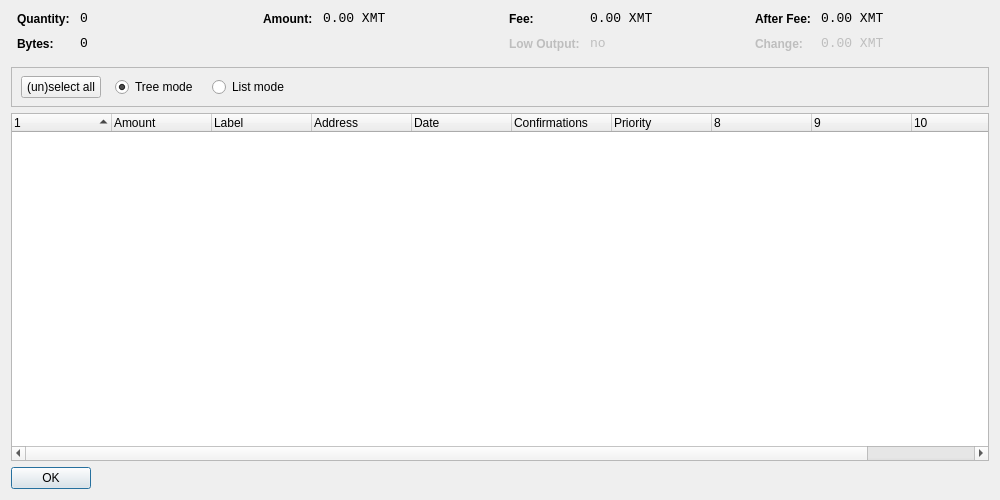
<?xml version="1.0" encoding="UTF-8"?>
<ui version="4.0">
 <class>CoinControlDialog</class>
 <widget class="QDialog" name="CoinControlDialog">
  <property name="geometry">
   <rect>
    <x>0</x>
    <y>0</y>
    <width>1000</width>
    <height>500</height>
   </rect>
  </property>
  <property name="windowTitle">
   <string>Coin Control</string>
  </property>
  <layout class="QVBoxLayout" name="verticalLayout">
   <item>
    <layout class="QHBoxLayout" name="horizontalLayoutTop" stretch="0,0,0,0">
     <property name="topMargin">
      <number>0</number>
     </property>
     <property name="bottomMargin">
      <number>10</number>
     </property>
     <item>
      <layout class="QFormLayout" name="formLayoutCoinControl1">
       <property name="horizontalSpacing">
        <number>10</number>
       </property>
       <property name="verticalSpacing">
        <number>10</number>
       </property>
       <property name="leftMargin">
        <number>6</number>
       </property>
       <property name="rightMargin">
        <number>6</number>
       </property>
       <item row="0" column="0">
        <widget class="QLabel" name="labelCoinControlQuantityText">
         <property name="styleSheet">
          <string notr="true">font-weight:bold;</string>
         </property>
         <property name="text">
          <string>Quantity:</string>
         </property>
        </widget>
       </item>
       <item row="0" column="1">
        <widget class="QLabel" name="labelCoinControlQuantity">
         <property name="font">
          <font>
           <family>Monospace</family>
           <pointsize>10</pointsize>
          </font>
         </property>
         <property name="cursor">
          <cursorShape>IBeamCursor</cursorShape>
         </property>
         <property name="contextMenuPolicy">
          <enum>Qt::ActionsContextMenu</enum>
         </property>
         <property name="text">
          <string notr="true">0</string>
         </property>
         <property name="textInteractionFlags">
          <set>Qt::LinksAccessibleByMouse|Qt::TextSelectableByKeyboard|Qt::TextSelectableByMouse</set>
         </property>
        </widget>
       </item>
       <item row="1" column="0">
        <widget class="QLabel" name="labelCoinControlBytesText">
         <property name="styleSheet">
          <string notr="true">font-weight:bold;</string>
         </property>
         <property name="text">
          <string>Bytes:</string>
         </property>
        </widget>
       </item>
       <item row="1" column="1">
        <widget class="QLabel" name="labelCoinControlBytes">
         <property name="font">
          <font>
           <family>Monospace</family>
           <pointsize>10</pointsize>
          </font>
         </property>
         <property name="cursor">
          <cursorShape>IBeamCursor</cursorShape>
         </property>
         <property name="contextMenuPolicy">
          <enum>Qt::ActionsContextMenu</enum>
         </property>
         <property name="text">
          <string notr="true">0</string>
         </property>
         <property name="textInteractionFlags">
          <set>Qt::LinksAccessibleByMouse|Qt::TextSelectableByKeyboard|Qt::TextSelectableByMouse</set>
         </property>
        </widget>
       </item>
      </layout>
     </item>
     <item>
      <layout class="QFormLayout" name="formLayoutCoinControl2">
       <property name="horizontalSpacing">
        <number>10</number>
       </property>
       <property name="verticalSpacing">
        <number>10</number>
       </property>
       <property name="leftMargin">
        <number>6</number>
       </property>
       <property name="rightMargin">
        <number>6</number>
       </property>
       <item row="0" column="0">
        <widget class="QLabel" name="labelCoinControlAmountText">
         <property name="styleSheet">
          <string notr="true">font-weight:bold;</string>
         </property>
         <property name="text">
          <string>Amount:</string>
         </property>
        </widget>
       </item>
       <item row="0" column="1">
        <widget class="QLabel" name="labelCoinControlAmount">
         <property name="font">
          <font>
           <family>Monospace</family>
           <pointsize>10</pointsize>
          </font>
         </property>
         <property name="cursor">
          <cursorShape>IBeamCursor</cursorShape>
         </property>
         <property name="contextMenuPolicy">
          <enum>Qt::ActionsContextMenu</enum>
         </property>
         <property name="text">
          <string notr="true">0.00 XMT</string>
         </property>
         <property name="textInteractionFlags">
          <set>Qt::LinksAccessibleByMouse|Qt::TextSelectableByKeyboard|Qt::TextSelectableByMouse</set>
         </property>
        </widget>
       </item>
      </layout>
     </item>
     <item>
      <layout class="QFormLayout" name="formLayoutCoinControl3">
       <property name="horizontalSpacing">
        <number>10</number>
       </property>
       <property name="verticalSpacing">
        <number>10</number>
       </property>
       <property name="leftMargin">
        <number>6</number>
       </property>
       <property name="rightMargin">
        <number>6</number>
       </property>
       <item row="0" column="0">
        <widget class="QLabel" name="labelCoinControlFeeText">
         <property name="styleSheet">
          <string notr="true">font-weight:bold;</string>
         </property>
         <property name="text">
          <string>Fee:</string>
         </property>
        </widget>
       </item>
       <item row="0" column="1">
        <widget class="QLabel" name="labelCoinControlFee">
         <property name="font">
          <font>
           <family>Monospace</family>
           <pointsize>10</pointsize>
          </font>
         </property>
         <property name="cursor">
          <cursorShape>IBeamCursor</cursorShape>
         </property>
         <property name="contextMenuPolicy">
          <enum>Qt::ActionsContextMenu</enum>
         </property>
         <property name="text">
          <string notr="true">0.00 XMT</string>
         </property>
         <property name="textInteractionFlags">
          <set>Qt::LinksAccessibleByMouse|Qt::TextSelectableByKeyboard|Qt::TextSelectableByMouse</set>
         </property>
        </widget>
       </item>
       <item row="1" column="0">
        <widget class="QLabel" name="labelCoinControlLowOutputText">
         <property name="enabled">
          <bool>false</bool>
         </property>
         <property name="styleSheet">
          <string notr="true">font-weight:bold;</string>
         </property>
         <property name="text">
          <string>Low Output:</string>
         </property>
        </widget>
       </item>
       <item row="1" column="1">
        <widget class="QLabel" name="labelCoinControlLowOutput">
         <property name="enabled">
          <bool>false</bool>
         </property>
         <property name="font">
          <font>
           <family>Monospace</family>
           <pointsize>10</pointsize>
          </font>
         </property>
         <property name="cursor">
          <cursorShape>IBeamCursor</cursorShape>
         </property>
         <property name="contextMenuPolicy">
          <enum>Qt::ActionsContextMenu</enum>
         </property>
         <property name="text">
          <string notr="true">no</string>
         </property>
         <property name="textInteractionFlags">
          <set>Qt::LinksAccessibleByMouse|Qt::TextSelectableByKeyboard|Qt::TextSelectableByMouse</set>
         </property>
        </widget>
       </item>
      </layout>
     </item>
     <item>
      <layout class="QFormLayout" name="formLayoutCoinControl4">
       <property name="horizontalSpacing">
        <number>10</number>
       </property>
       <property name="verticalSpacing">
        <number>10</number>
       </property>
       <property name="leftMargin">
        <number>6</number>
       </property>
       <property name="rightMargin">
        <number>6</number>
       </property>
       <item row="0" column="0">
        <widget class="QLabel" name="labelCoinControlAfterFeeText">
         <property name="styleSheet">
          <string notr="true">font-weight:bold;</string>
         </property>
         <property name="text">
          <string>After Fee:</string>
         </property>
        </widget>
       </item>
       <item row="0" column="1">
        <widget class="QLabel" name="labelCoinControlAfterFee">
         <property name="font">
          <font>
           <family>Monospace</family>
           <pointsize>10</pointsize>
          </font>
         </property>
         <property name="cursor">
          <cursorShape>IBeamCursor</cursorShape>
         </property>
         <property name="contextMenuPolicy">
          <enum>Qt::ActionsContextMenu</enum>
         </property>
         <property name="text">
          <string notr="true">0.00 XMT</string>
         </property>
         <property name="textInteractionFlags">
          <set>Qt::LinksAccessibleByMouse|Qt::TextSelectableByKeyboard|Qt::TextSelectableByMouse</set>
         </property>
        </widget>
       </item>
       <item row="1" column="0">
        <widget class="QLabel" name="labelCoinControlChangeText">
         <property name="enabled">
          <bool>false</bool>
         </property>
         <property name="styleSheet">
          <string notr="true">font-weight:bold;</string>
         </property>
         <property name="text">
          <string>Change:</string>
         </property>
        </widget>
       </item>
       <item row="1" column="1">
        <widget class="QLabel" name="labelCoinControlChange">
         <property name="enabled">
          <bool>false</bool>
         </property>
         <property name="font">
          <font>
           <family>Monospace</family>
           <pointsize>10</pointsize>
          </font>
         </property>
         <property name="cursor">
          <cursorShape>IBeamCursor</cursorShape>
         </property>
         <property name="contextMenuPolicy">
          <enum>Qt::ActionsContextMenu</enum>
         </property>
         <property name="text">
          <string notr="true">0.00 XMT</string>
         </property>
         <property name="textInteractionFlags">
          <set>Qt::LinksAccessibleByMouse|Qt::TextSelectableByKeyboard|Qt::TextSelectableByMouse</set>
         </property>
        </widget>
       </item>
      </layout>
     </item>
    </layout>
   </item>
   <item>
    <widget class="QFrame" name="frame">
     <property name="minimumSize">
      <size>
       <width>0</width>
       <height>40</height>
      </size>
     </property>
     <property name="frameShape">
      <enum>QFrame::StyledPanel</enum>
     </property>
     <property name="frameShadow">
      <enum>QFrame::Sunken</enum>
     </property>
     <widget class="QWidget" name="horizontalLayoutWidget">
      <property name="geometry">
       <rect>
        <x>10</x>
        <y>0</y>
        <width>781</width>
        <height>41</height>
       </rect>
      </property>
      <layout class="QHBoxLayout" name="horizontalLayoutPanel" stretch="0,0,0,0,0">
       <property name="spacing">
        <number>14</number>
       </property>
       <item>
        <widget class="QPushButton" name="pushButtonSelectAll">
         <property name="sizePolicy">
          <sizepolicy hsizetype="Maximum" vsizetype="Fixed">
           <horstretch>0</horstretch>
           <verstretch>0</verstretch>
          </sizepolicy>
         </property>
         <property name="text">
          <string>(un)select all</string>
         </property>
        </widget>
       </item>
       <item>
        <widget class="QRadioButton" name="radioTreeMode">
         <property name="sizePolicy">
          <sizepolicy hsizetype="Maximum" vsizetype="Fixed">
           <horstretch>0</horstretch>
           <verstretch>0</verstretch>
          </sizepolicy>
         </property>
         <property name="text">
          <string>Tree mode</string>
         </property>
         <property name="checked">
          <bool>true</bool>
         </property>
        </widget>
       </item>
       <item>
        <widget class="QRadioButton" name="radioListMode">
         <property name="sizePolicy">
          <sizepolicy hsizetype="Maximum" vsizetype="Fixed">
           <horstretch>0</horstretch>
           <verstretch>0</verstretch>
          </sizepolicy>
         </property>
         <property name="text">
          <string>List mode</string>
         </property>
        </widget>
       </item>
       <item>
        <spacer name="horizontalSpacer">
         <property name="orientation">
          <enum>Qt::Horizontal</enum>
         </property>
         <property name="sizeHint" stdset="0">
          <size>
           <width>40</width>
           <height>20</height>
          </size>
         </property>
        </spacer>
       </item>
      </layout>
     </widget>
    </widget>
   </item>
   <item>
    <widget class="CoinControlTreeWidget" name="treeWidget">
     <property name="contextMenuPolicy">
      <enum>Qt::CustomContextMenu</enum>
     </property>
     <property name="sortingEnabled">
      <bool>false</bool>
     </property>
     <property name="columnCount">
      <number>11</number>
     </property>
     <attribute name="headerShowSortIndicator" stdset="0">
      <bool>true</bool>
     </attribute>
     <attribute name="headerStretchLastSection">
      <bool>false</bool>
     </attribute>
     <column>
      <property name="text">
       <string/>
      </property>
     </column>
     <column>
      <property name="text">
       <string>Amount</string>
      </property>
     </column>
     <column>
      <property name="text">
       <string>Label</string>
      </property>
     </column>
     <column>
      <property name="text">
       <string>Address</string>
      </property>
     </column>
     <column>
      <property name="text">
       <string>Date</string>
      </property>
     </column>
     <column>
      <property name="text">
       <string>Confirmations</string>
      </property>
      <property name="toolTip">
       <string>Confirmed</string>
      </property>
     </column>
     <column>
      <property name="text">
       <string>Priority</string>
      </property>
     </column>
     <column>
      <property name="text">
       <string/>
      </property>
     </column>
     <column>
      <property name="text">
       <string/>
      </property>
     </column>
     <column>
      <property name="text">
       <string/>
      </property>
     </column>
     <column>
      <property name="text">
       <string/>
      </property>
     </column>
    </widget>
   </item>
   <item>
    <widget class="QDialogButtonBox" name="buttonBox">
     <property name="sizePolicy">
      <sizepolicy hsizetype="Maximum" vsizetype="Fixed">
       <horstretch>0</horstretch>
       <verstretch>0</verstretch>
      </sizepolicy>
     </property>
     <property name="orientation">
      <enum>Qt::Horizontal</enum>
     </property>
     <property name="standardButtons">
      <set>QDialogButtonBox::Ok</set>
     </property>
    </widget>
   </item>
  </layout>
 </widget>
 <customwidgets>
  <customwidget>
   <class>CoinControlTreeWidget</class>
   <extends>QTreeWidget</extends>
   <header>coincontroltreewidget.h</header>
  </customwidget>
 </customwidgets>
 <resources/>
 <connections/>
</ui>
